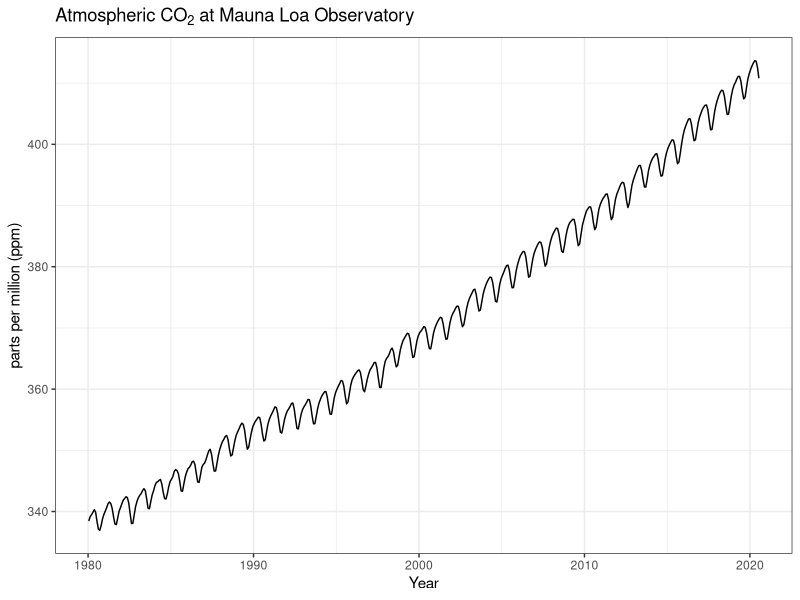
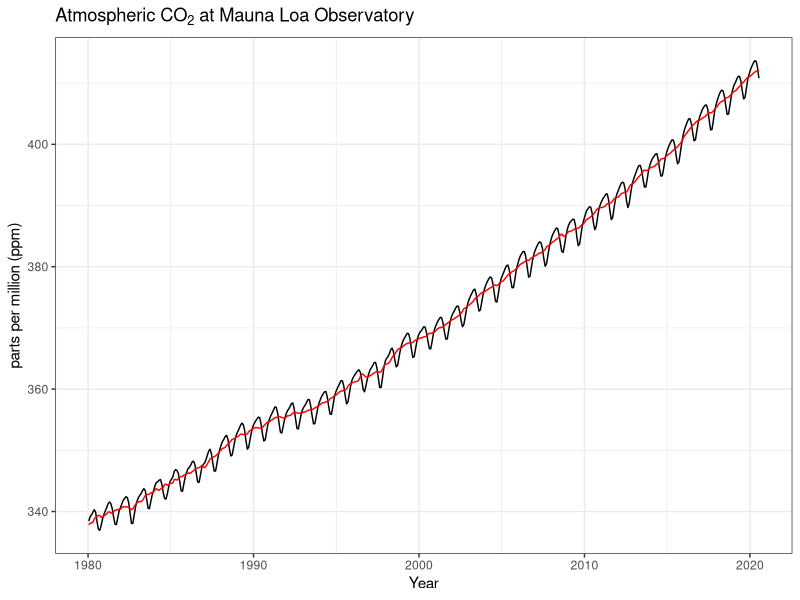
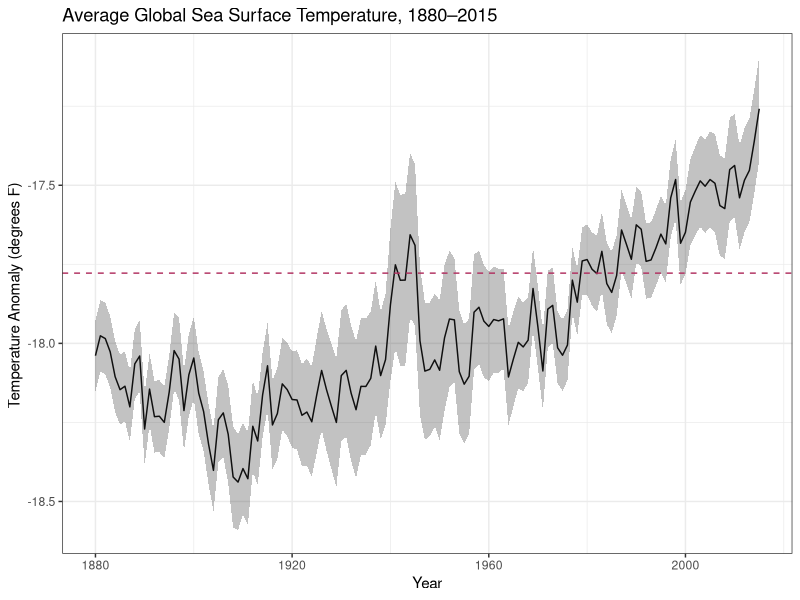
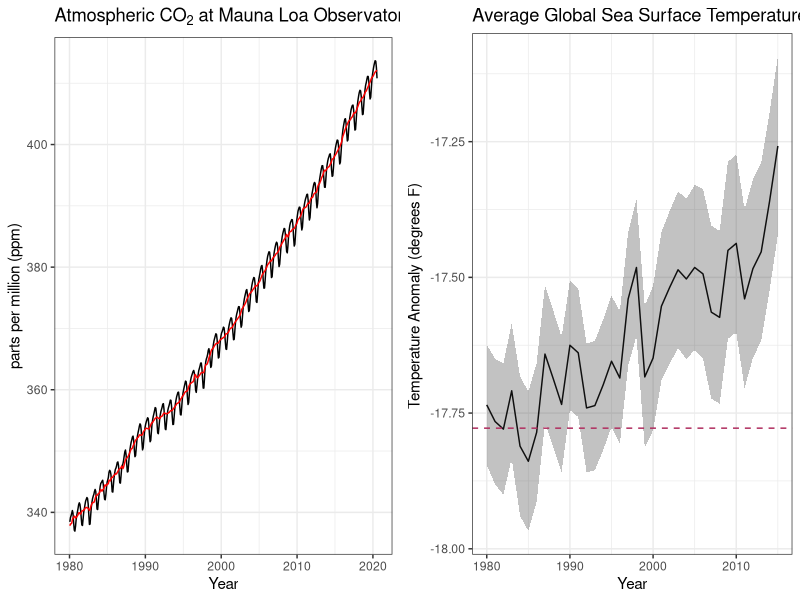
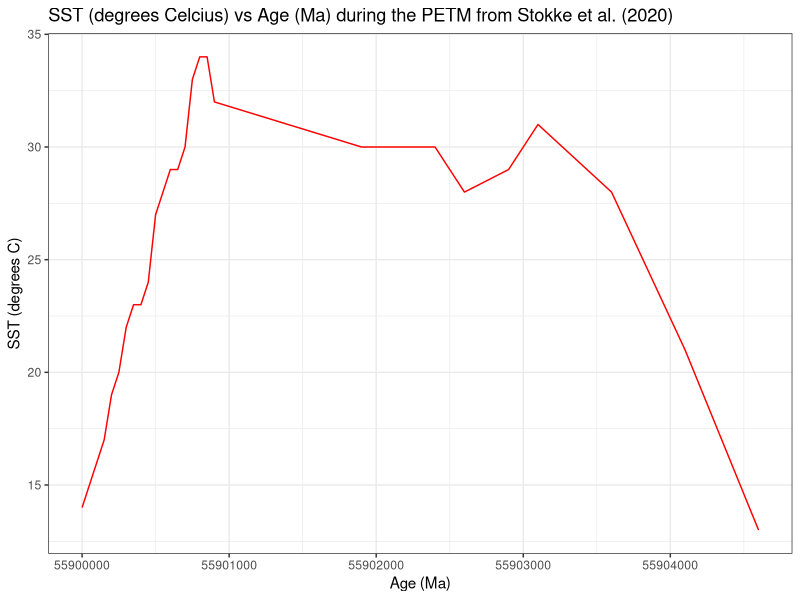

Recreate these plots in R, in order.
## ---- chunk 1
# The library() function loads each package. You need to do this so R can find the functions you need from a certain package. Once the package loads all the different functions associated with it are usable. 
library(tidyverse) #these are all different libraries that help the code do different things
library(readxl)#the blue "library" part tells R that this is a package it should load and the black writing is the name of the specific package(in this case "readxl" which helps us read Excel files into R)
library(cowplot)
library(ggplot2)#this library, for example, helps us make plots of our data. 

#notice that because there is a "#" symbol before all of the note text above, it's all just comments that don't affect the code!
## ---- chunk 2
MaunaLoa_data <-  read_excel("data/co2_monthly_average.xlsx") #here we are reading an excel file that contains our monthly average CO2 data (in ppm) from Mauna Loa. Since our data is in a table, the file will import itself as a data frame called MaunaLoa_data (this is a variable).
#a data frame in R is a table or a two-dimensional array-like structure in which each column contains values of one variable and each row contains one set of values from each column. 

MaunaLoa_data #this will print out our data frame for us to see and make sure it looks alright. You can see columns year, month, decimal, average, trend. 
#year tells us the year we are in 
#month tells the month of a particular year 
#decimal is the year with a decimal place that represents the month of that year in which you are
#average shows the monthly mean CO2 ppm values, centered on the middle of each month 
#trend represents the same as average, after correction for the average seasonal cycle


## ---- chunk 3
ML_y_title <- "parts per million (ppm)"
## ---- chunk 4
ML_CO2vsYear <- #We create a new plot stored in "ML_CO2vsYear"
ggplot(MaunaLoa_data, aes(x = decimal, y = average)) + #we call the function ggplot to input our data set and assign x and y variables
geom_line(size = 0.5, color = 'black')+ #We define a black line to connect our data points
labs(y = ML_y_title, x = "Year", title = bquote("Atmospheric" ~ CO[2] ~ "at Mauna Loa Observatory")) + #We give our graph labels
theme_bw() #We make the background grid theme/color black and white 

ML_CO2vsYear #prints out our plot
## ---- chunk 5
ML_CO2vsYear_wTrend <- #We create a new plot stored in "ML_CO2vsYear_wTrend"
ggplot() + #we call the function ggplot to input our data set and assign x and y variables
geom_line(data = MaunaLoa_data, aes(x = decimal, y = average), size = 0.5, color = 'black')+ #We define a black line to connect our data points 
geom_line(data = MaunaLoa_data, aes(x = decimal, y = trend), size = 0.5, color = 'red')+ #We add our trend column data in red 
labs(y = ML_y_title, x = "Year", title = bquote("Atmospheric" ~ CO[2] ~ "at Mauna Loa Observatory")) + #We give our graph labels
theme_bw() #We make the background grid theme/color black and white 

ML_CO2vsYear_wTrend #prints out our plot
## ---- chunk 6
ModernSST_data <- read_excel("data/EPA_SST.xlsx") 
names(ModernSST_data) <- c("year", "anomaly", "lower_95", "higher_95")

fahr_to_cel <- function(temp) {
  cel <- (temp - 32) * (5 / 9)
  return(cel)
}

ModernSST_data$anomaly <- fahr_to_cel(ModernSST_data$anomaly)
ModernSST_data$lower_95 <- fahr_to_cel(ModernSST_data$lower_95)
ModernSST_data$higher_95 <- fahr_to_cel(ModernSST_data$higher_95)

## ---- chunk 7
SSTvsYear <-
ggplot(ModernSST_data, aes(x = year, y = anomaly)) + 
geom_line(size = 0.5, color = 'black') + 
geom_ribbon(aes(ymin = lower_95, ymax = higher_95), linetype = 2, alpha = 0.3) +
geom_hline(yintercept = -17.7778, linetype = "dashed", color = "maroon") +
labs(y = "Temperature Anomaly (degrees F) ", x = "Year", title = "Average Global Sea Surface Temperature, 1880–2015") + 
theme_bw()  

SSTvsYear #prints out our plot
## ---- chunk 8
new_ModernSST_data <- subset(ModernSST_data, year >= 1980)

newSSTvsYear <-
ggplot(new_ModernSST_data, aes(x = year, y = anomaly)) + 
geom_line(size = 0.5, color = 'black') + 
geom_ribbon(aes(ymin = lower_95, ymax = higher_95), linetype = 2, alpha = 0.3) +
geom_hline(yintercept = -17.7778, linetype = "dashed", color = "maroon") +
labs(y = "Temperature Anomaly (degrees F) ", x = "Year", title = "Average Global Sea Surface Temperature, 1980–2015") + 
theme_bw()  

## ---- chunk 9
modern_sideBYside <- plot_grid(ML_CO2vsYear_wTrend, newSSTvsYear, ncol = 2, nrow = 1)

modern_sideBYside
## ---- chunk 10
PETM_data <- #we are making a new data set called "PETM_data" 
  read_excel("data/FAKE_PETM_SST_data.xlsx") #we are reading in the excel file with our data (which is in the data folder)
## ---- chunk 11
SSTvAge <- #We create a new plot that's named "SSTvAge"
ggplot(PETM_data, aes(x = Age, y = SST)) + #we call the function ggplot to input our data set and assign x and y variables
geom_line(size = 0.5, color = 'red')+ #We define a red line to connect our data points
labs(y = "SST (degrees C)", x = "Age (Ma)", title = "SST (degrees Celcius) vs Age (Ma) during the PETM from Stokke et al. (2020)" )+ #We give our graph labels
theme_bw() #We make the background grid theme/color black and white 
SSTvAge
## ---- chunk 12
PETM_vs_modern <- plot_grid(SSTvAge, SSTvsYear, ncol = 2, nrow = 1)
